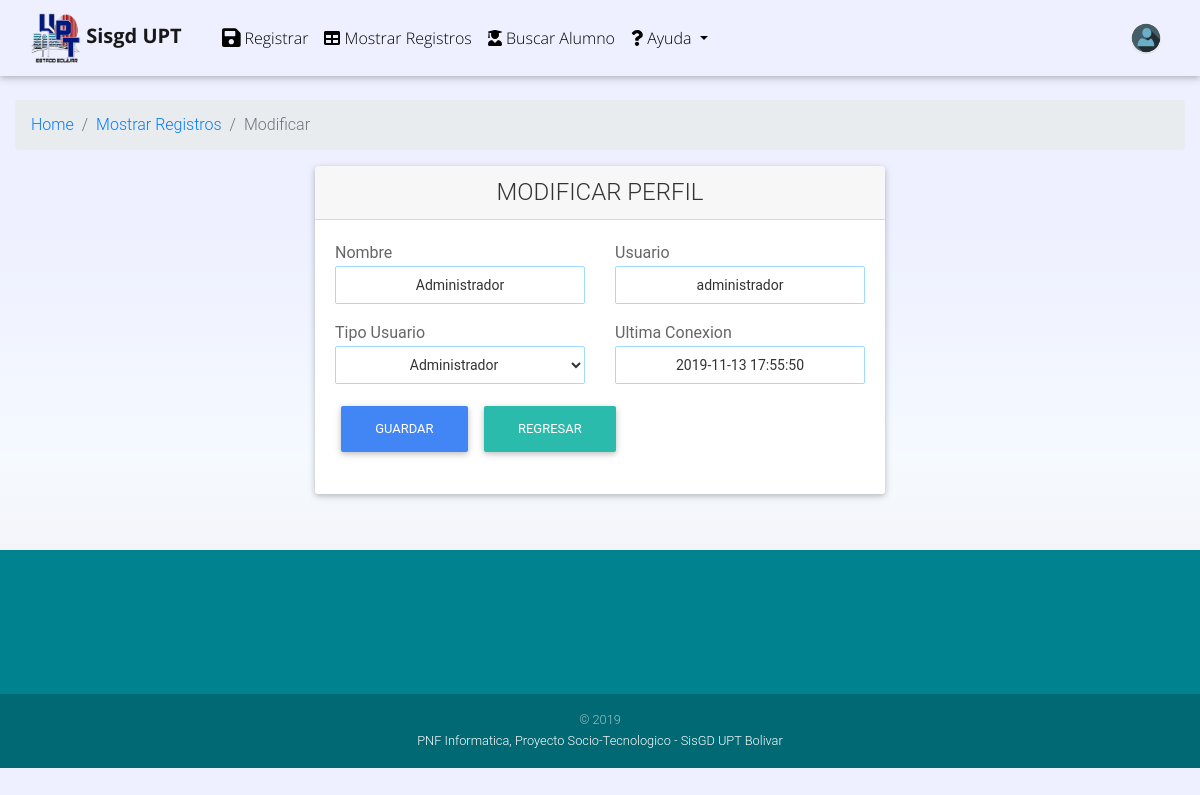
The app's page /modificar-perfil.php?id=1 (signed in) with its own data.
### tables this page shows
CREATE TABLE `usuarios` (
  `id` int(11) NOT NULL,
  `usuario` varchar(30) NOT NULL,
  `password` varchar(130) NOT NULL,
  `nombre` varchar(100) NOT NULL,
  `last_session` datetime DEFAULT NULL,
  `id_tipo` int(11) NOT NULL
);

### modificar-perfil.php (the view, shortened to what this page needs)
<?php
include 'sessionno.php';
$id = (!empty($_GET['id']) ) ? $_GET['id'] : null;
$sql = "SELECT * FROM usuarios WHERE id = '$id'";
$resultado = $mysqli->query($sql);
$row = $resultado->fetch_array(MYSQLI_ASSOC);
include 'head.php';
?>
<body class="hm-gradient">
    <?php include 'navbar.php'; ?>
    <div class="container">
        <nav aria-label="breadcrumb">
  <ol class="breadcrumb">
    <li class="breadcrumb-item"><a href="index.php">Home</a></li>
    <li class="breadcrumb-item"><a href="registrosper.php">Mostrar Registros</a></li>
    <li class="breadcrumb-item active" aria-current="page">Modificar</li>
  </ol>
</nav>
        <div class="row">
            <div class="col-md-3"></div>
            <div class="col-md-6"><div class="card login-box">
                <div class="card-header"><h3 style="text-align:center">MODIFICAR PERFIL</h3>
                </div>
                <div class="card-body">
                    <form id="formnuevo" class="form-card" method="POST" action="update-perfil.php" autocomplete="off">
                        <div class="form-group row">
                            <div class="col-md-6">
                                Nombre <input type="text" class="form-control" id="nombre" name="nombre" placeholder="Nombre" value="<?php echo $row['nombre']; ?>">
                            </div>
                            <div class="col-md-6">
                                Usuario <input type="text" class="form-control" id="usuario" name="usuario" placeholder="usuario" value="<?php echo $row['usuario']; ?>" required>
                            </div>
                        </div>
                        <div class="form-group row">
                            <div class="col-md-6">
                                Tipo Usuario <select name="id_tipo" class="form-control">
                                    <option value="1">Administrador</option>
                                </select>
                            </div>
                           <div class="col-md-6">
                                Ultima Conexion <input type="text" class="form-control" id="ultimaconexion" name="ultimaconexion" placeholder="Ultima Conexion" value="<?php echo $row['last_session']; ?>" required>
                            </div>
                        </div>
                        <div class="form-group">
                            <div>
                                <button type="submit" class="btn btn-primary">Guardar</button>
                                <a href="listarusuarios.php" class="btn btn-default">Regresar</a>
                            </div>
                        </div>
                    </form>
                </div>
            </div>
        </div>
        <div class="col-md-3"></div>
    </div>
    <br>
</div>
<?php include 'footer.php'; ?>
</body>
</html>

### css/style.css (style rules this page uses)
body { font-family: 'GoogleSans','Open Sans','Lato','Verdana','Tahoma','Segoe UI', sans-serif; font-size: 14px; background-color: #fff; }
.hm-gradient { background-image: linear-gradient(to top, #f3e7e9 0%, #F5FAFF 40%, #EEF0FF 70%); }
.form-control { border-radius: 9px; font-size: 14px; text-align: center; outline: none; border: 1px solid #A0DCFF; color: #333; }

### records on screen
usuarios: nombre "Administrador", usuario "administrador", ultimaconexion "2019-11-13 17:55:50"
